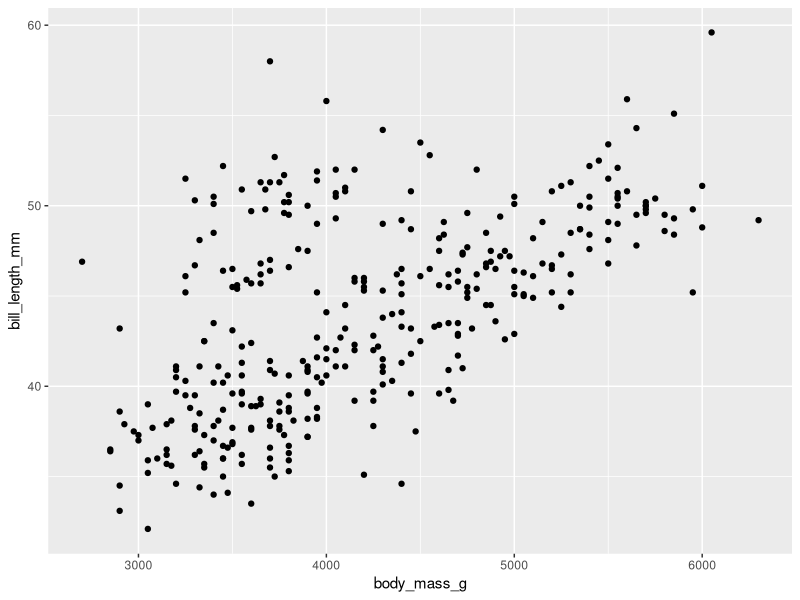
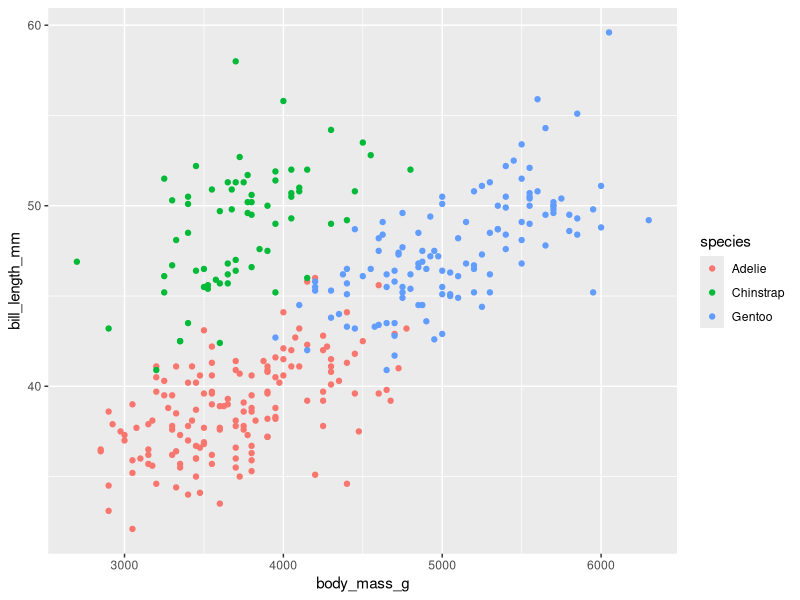
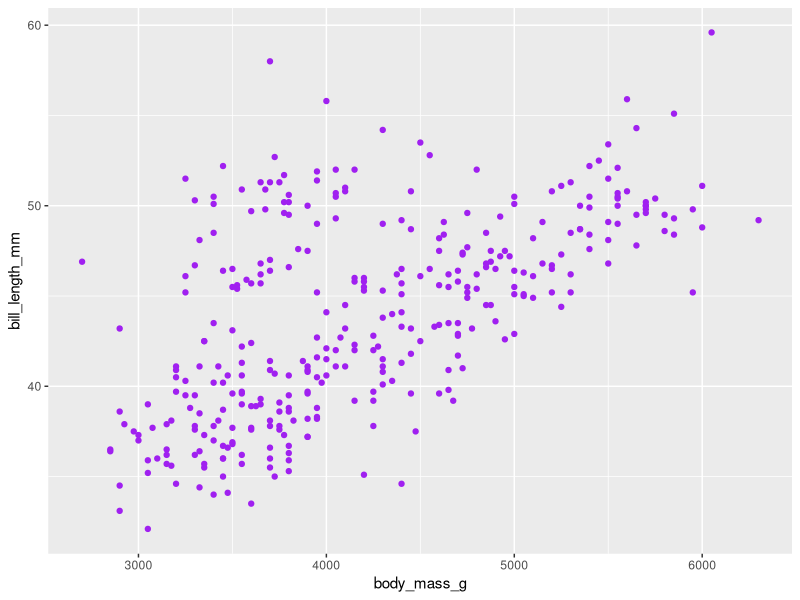
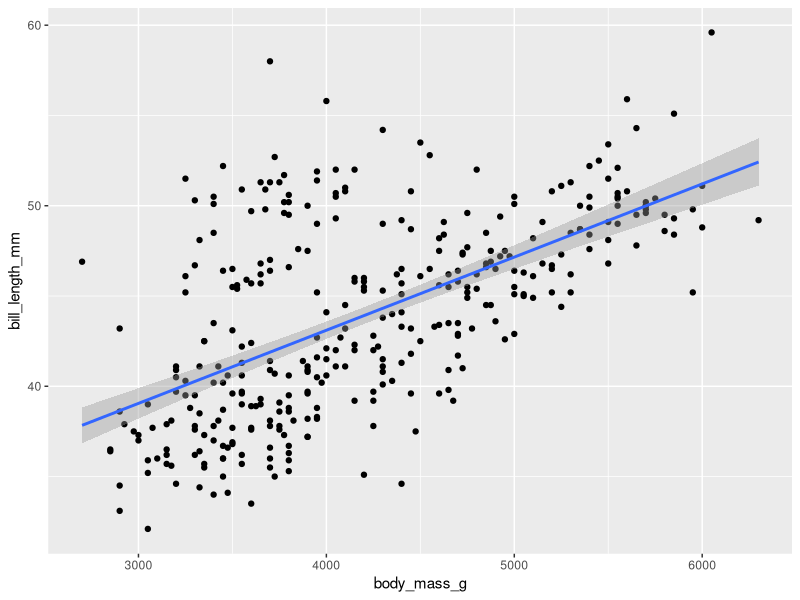
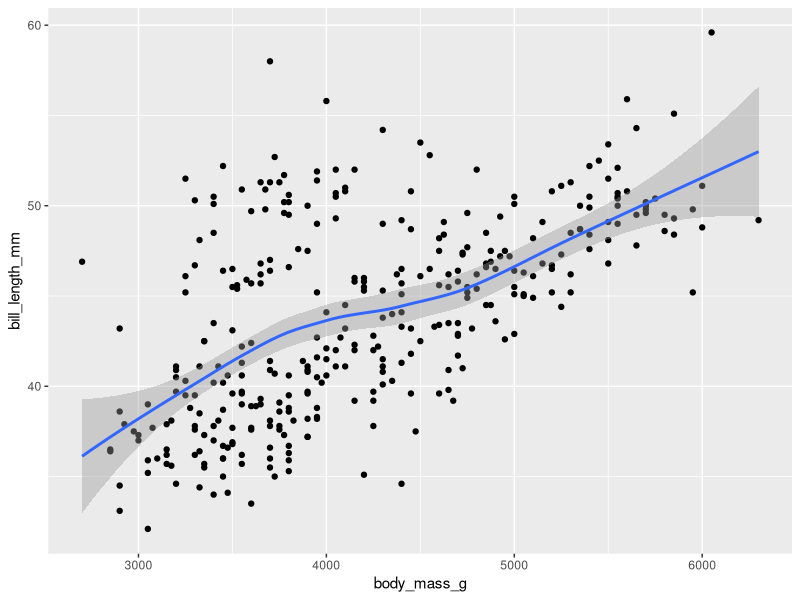
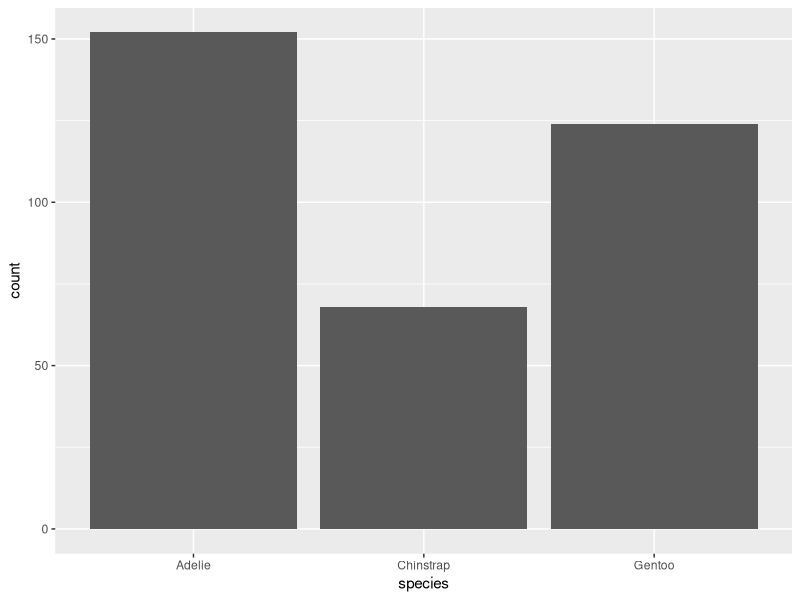

R code for these plots, in order:
## ---- chunk 1
knitr::opts_chunk$set(echo = TRUE)
## ---- chunk 2
#load required packages
library(tidyverse)
library(palmerpenguins)
## ---- chunk 3
#  Scatterplot illustrating relationship between penguins' body mass and bill length   
ggplot(data = penguins) +
  aes(x = body_mass_g, 
      y = bill_length_mm) +
  geom_point()
## ---- chunk 4
# Scatterplot showing body mass and bill length by species
ggplot(data = penguins) +
  aes(x = body_mass_g,
      y = bill_length_mm,
      color = species) +
  geom_point()
## ---- chunk 5
# Scatterplot showing body mass and bill length outlined in purple
ggplot(data = penguins) +
  aes(x = body_mass_g,
      y = bill_length_mm) +
  geom_point(color = "purple")
## ---- chunk 6
#Scatterplot with straight trend line
ggplot(data = penguins) +
  aes(x = body_mass_g,
      y = bill_length_mm) +
  geom_point() +
  geom_smooth(method = "lm")
  
## ---- chunk 7
#Scatterplot with curved trend line
ggplot(data = penguins) +
  aes(x = body_mass_g,
      y = bill_length_mm) +
  geom_point() +
  geom_smooth(method = "loess")
## ---- chunk 8
#Bar chart for penguin species
ggplot(data = penguins) +
  aes(x = species) +
  geom_bar()
